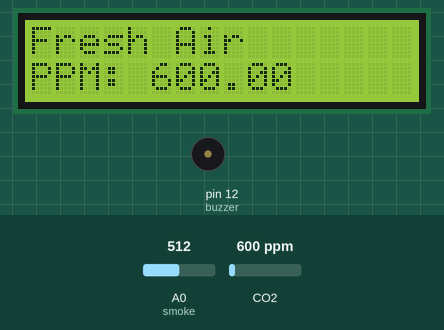
This sketch was run on a simulated Arduino Uno, built with avr-gcc and run on an emulated ATmega328P. Parts: 16×2 character LCD, buzzer (waves = sounding). The test bench sets the inputs (shaded band); at power-on: CO2 600 ppm, A0 (smoke) = 512. What the sketch prints to the serial monitor is not drawn.

Above: at 1.2 s.
1.3 s: CO2 set to 1957 ppm
At 2.6 s:
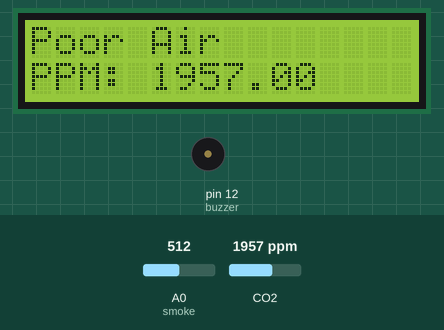
3.5 s: CO2 set to 2047 ppm
At 4.34 s:
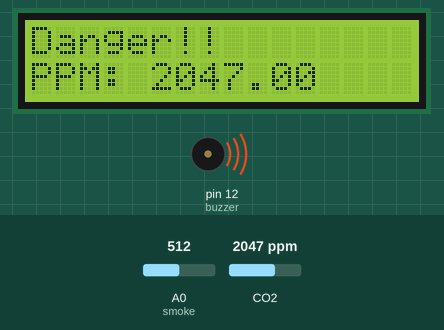
7.6 s: CO2 set to 452 ppm
At 8.0 s:
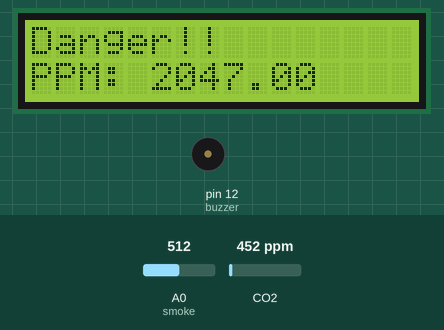
Timing chart, 0 to 10.6 s (numbered marks = the images above; inputs shaded):
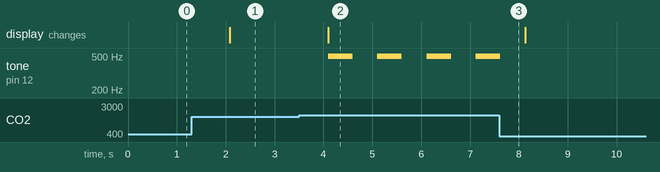

The sketch:

aqms.ino
```cpp
#include <LiquidCrystal.h>
#include <MQ135.h>

// Pin definitions
const int rsPin = 16;
const int ePin = 5;
const int d4Pin = 4;
const int d5Pin = 0;
const int d6Pin = 2;
const int d7Pin = 14;

int buzzer = 12;
int smoke = A0;

// LCD object
LiquidCrystal lcd(rsPin, ePin, d4Pin, d5Pin, d6Pin, d7Pin);

void setup() {

  pinMode(buzzer, OUTPUT);
  pinMode(smoke, INPUT);
  Serial.begin(9600);

  // Initialize the LCD
  lcd.begin(16, 2);
}

void loop() {

  MQ135 gas_sensor = MQ135(A0);
  float air_quality = gas_sensor.getPPM();

  Serial.print("Air quality: ");
  Serial.println(air_quality);

  int gasSensor = analogRead(smoke);
  Serial.print("Pin A0: ");
  Serial.println(gasSensor);

  //LCD display
  if(air_quality<1000)
  {
    lcd.clear();
    lcd.setCursor(0, 0);
    lcd.print("Fresh Air");
    lcd.setCursor(0, 1);
    lcd.print("PPM: ");
    lcd.print(air_quality);
    noTone(buzzer);
  }
  else if(air_quality>=1000 && air_quality<=2000)
  {
    lcd.clear();
    lcd.setCursor(0, 0);
    lcd.print("Poor Air");
    lcd.setCursor(0, 1);
    lcd.print("PPM: ");
    lcd.print(air_quality);
    noTone(buzzer);
  }
  else
  {
    lcd.clear();
    lcd.setCursor(0, 0);
    lcd.print("Danger!!");
    lcd.setCursor(0, 1);
    lcd.print("PPM: ");
    lcd.print(air_quality);
    tone(buzzer, 494, 500);
  }

  delay(1000);
}
```

Measured:
- the behaviour switches between 2000 and 2001 ppm on CO2 (found by bisection; images 1 and 2)
- after the input at 1.3 s, the display: changes after 0.78 s (image 1)
- after the input at 3.5 s, tone on pin 12 (buzzer): alternates 494 Hz for 0.50 s and silent for 0.51 s, starting after 0.60 s; the display: changes after 0.60 s (image 2)
- after the input at 7.6 s, tone on pin 12 (buzzer): goes on until 7.6 s, then stays silent
